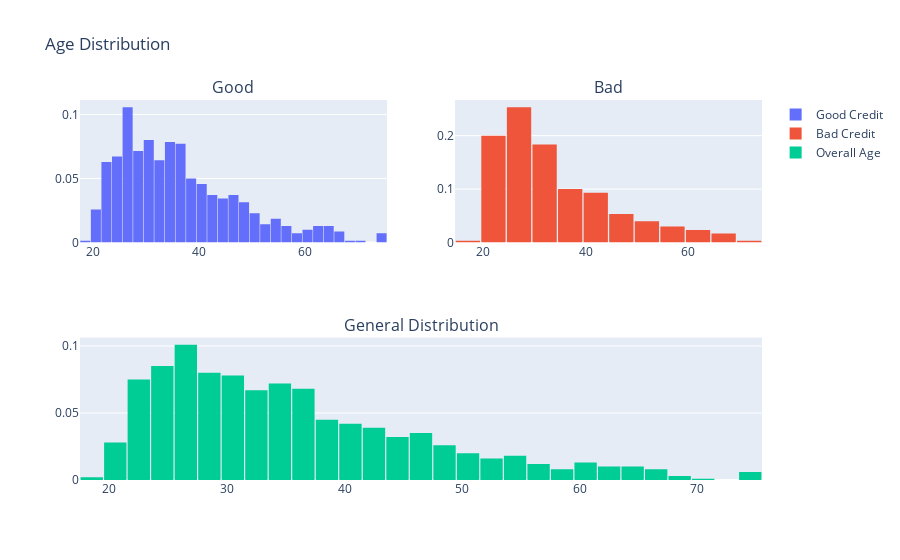

Source (notebook cell):
### Code cell
df_good = df_credit[df_credit["Risk"] == 'good']['Age'].values.tolist()
df_bad = df_credit[df_credit["Risk"] == 'bad']['Age'].values.tolist()
df_age = df_credit['Age'].values.tolist()


#First Plot
trace0 = go.Histogram(
    x=df_good, 
    histnorm='probability',
    name="Good Credit"
)

#Second Plot
trace1 = go.Histogram(
    x=df_bad,
    histnorm='probability',
    name="Bad Credit"
)

#Third Plot
trace2 = go.Histogram(
    x=df_age,
    histnorm='probability',
    name="Overall Age"
)

#Creating the grid
fig = tls.make_subplots(rows=2, cols=2, specs=[[{},{}],[{'colspan':2},None]],
                        subplot_titles=('Good','Bad','General Distribution'))

#setting the figs
fig.append_trace(trace0,1,1)
fig.append_trace(trace1,1,2)
fig.append_trace(trace2,2,1)

fig['layout'].update(showlegend=True, title='Age Distribution',bargap=0.05)
py.iplot(fig, filename='custom-sized-subplot-with-subplot-titles')

### Figure 1 — Plotly figure (JSON) as saved in the notebook; plotly's stock layout.template omitted (floating-point values rounded to 4 significant figures; data arrays with more than 128 entries replaced by an {"elided": "..."} marker saying what was removed)
{"data": [{"histnorm": "probability", "name": "Good Credit", "type": "histogram", "x": {"elided": "700 int values"}, "xaxis": "x", "yaxis": "y"}, {"histnorm": "probability", "name": "Bad Credit", "type": "histogram", "x": {"elided": "300 int values"}, "xaxis": "x2", "yaxis": "y2"}, {"histnorm": "probability", "name": "Overall Age", "type": "histogram", "x": {"elided": "1000 int values"}, "xaxis": "x3", "yaxis": "y3"}], "layout": {"annotations": [{"font": {"size": 16}, "showarrow": false, "text": "Good", "x": 0.225, "xanchor": "center", "xref": "paper", "y": 1, "yanchor": "bottom", "yref": "paper"}, {"font": {"size": 16}, "showarrow": false, "text": "Bad", "x": 0.775, "xanchor": "center", "xref": "paper", "y": 1, "yanchor": "bottom", "yref": "paper"}, {"font": {"size": 16}, "showarrow": false, "text": "General Distribution", "x": 0.5, "xanchor": "center", "xref": "paper", "y": 0.375, "yanchor": "bottom", "yref": "paper"}], "autosize": true, "bargap": 0.05, "showlegend": true, "title": {"text": "Age Distribution"}, "xaxis": {"anchor": "y", "autorange": true, "domain": [0, 0.45], "range": [17.5, 75.5], "type": "linear"}, "xaxis2": {"anchor": "y2", "autorange": true, "domain": [0.55, 1], "range": [14.5, 74.5], "type": "linear"}, "xaxis3": {"anchor": "y3", "autorange": true, "domain": [0, 1], "range": [17.5, 75.5], "type": "linear"}, "yaxis": {"anchor": "x", "autorange": true, "domain": [0.625, 1], "range": [0, 0.1113]}, "yaxis2": {"anchor": "x2", "autorange": true, "domain": [0.625, 1], "range": [0, 0.2667]}, "yaxis3": {"anchor": "x3", "autorange": true, "domain": [0, 0.375], "range": [0, 0.1063]}}}
